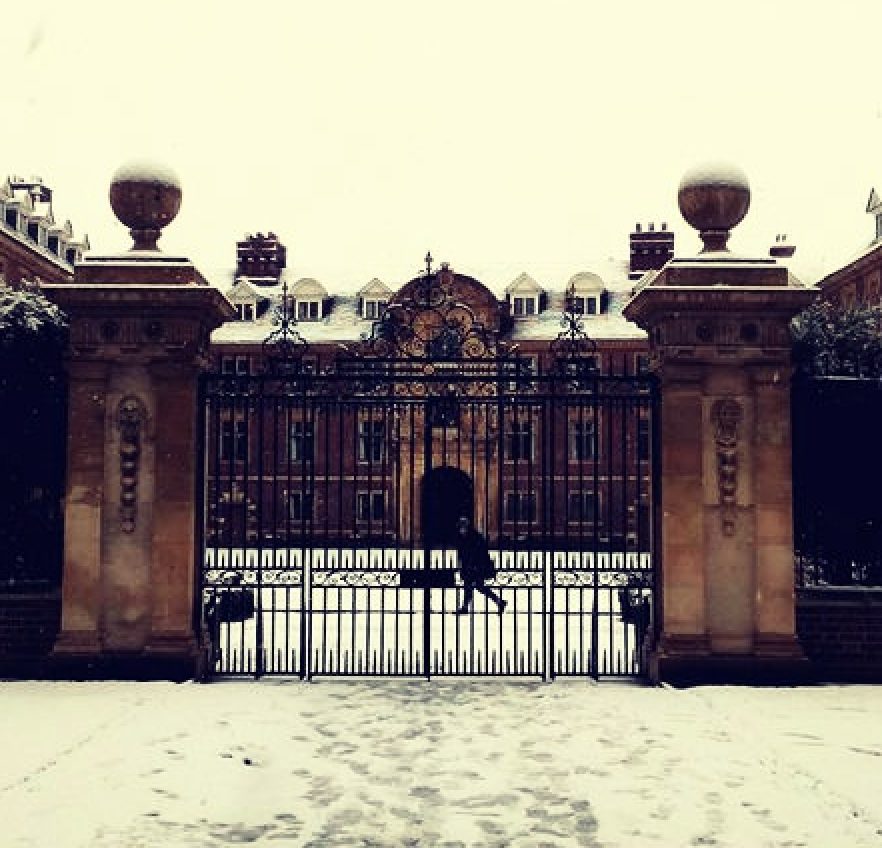
#> input picture sandbox/example.png, 882 x 848 px
$ python image_transformation.py
#> lines starting #> are read from the running program, lines starting #| are printed output that depends on the picture
### fisheye/main.py
from __future__ import print_function

import numpy as np
from scipy.spatial.distance import cdist

def is_iterable(obj):
    try:
        some_object_iterator = iter(obj)
        return True
    except TypeError as te:
        return False

class fisheye():
    """A class for fisheye transformations

    Parameters
    ----------


    Attributes
    ----------
    """


    def __init__(self,R,mode='default',d=4,xw=0.25,focus=None):

        assert(d > 0)
        assert(xw >= 0.0 and xw<=1.0)
        assert(mode in ('Sarkar', 'default', 'root'))

        self.R = R
        self.d = d
        self.set_focus(focus)

        if mode == 'Sarkar':
            self.xw = 0
        else:
            self.xw = xw

        if mode == 'root':
            assert(d > 1)

        self.mode = mode

        self.old_xw = None

        self._compute_parameters()

    def _compute_parameters(self):
        d = self.d
        xw = self.xw

        if self.mode in ('default', 'Sarkar'):
            self.f2 = lambda x: (x+self.d*x) / (self.d*x + self.A2)
            self.f2_inverse = lambda x: self.A2 * x / (self.d * (1-x) + 1)
        elif self.mode == 'root':
            self.f2 = lambda x: (self.d/self.A2*x)**(1./self.d)
            self.f2_inverse = lambda x: self.A2 / self.d * x**self.d

        self.f1 = lambda x: 1 - (-1./self.A1 + np.sqrt(1/self.A1**2 + 2*(1-x)/self.A1))
        self.f1_inverse = lambda x: x - self.A1/2 * (1-x)**2

        if xw == 0.0:
            self.A1 = 0
            if self.mode == 'root':
                self.A2 = d
            else:
                self.A2 = 1
        elif xw == 1.0:
            self.A2 = 1
            self.A1 = 0
        else:

            if self.mode == 'default':
                X = np.array([[ xw**2/2., 1 - ((d+1)*xw / (d*xw+1)) ],
                              [ xw,         - (d+1) / (d*xw+1)**2   ]])
            elif self.mode == 'root':
                X = np.array([[ xw**2/2, ((1-xw)**d)/d],
                              [xw, -(1-xw)**(d-1)]])

            b = -np.array([xw-1,1])
            self.A1, self.A2 = np.linalg.inv(X).dot(b)

        xc = self.A1/2 * xw**2 + xw
        self.xc = 1 - xc

    # [14 lines left out: functions set_magnification, set_demagnification_width, not called in this run]

    def set_radius(self,R):
        self.R = R

    # [17 lines left out: function set_mode, not called in this run]

    def set_focus(self,focus):

        if not is_iterable(focus):
            focus = np.array([focus])

        if not type(focus) == np.ndarray:
            focus = np.array(focus)

        self.focus = focus

    # [20 lines left out: functions radial, fisheye_function, not called in this run]

    def fisheye_function_inverse(self,r):
        result = np.copy(r)
        if self.xw > 0 and self.xw < 1:
            result[r<=1-self.xw] = self.f2_inverse(r[r<=1-self.xw])
            ndcs = np.logical_and(r>1-self.xw, r<1)
            result[ndcs] = self.f1_inverse(r[ndcs])
        elif self.xw == 0:
            result[r<1] = self.f2_inverse(r[r<1])

        return result

    def cartesian(self,pos,inverse=False):

        if not type(pos) == np.ndarray:
            pos = np.array(pos)

        original_shape = pos.shape

        if len(pos.shape) == 1:
            pos = pos.reshape((1,pos.shape[0]))

        newpos = np.empty_like(pos)

        for dim in range(pos.shape[1]):
            r = pos[:,dim] - self.focus[dim]
            x = np.abs(r) / self.R
            theta = np.sign(r)

            if not inverse:
                newx = self.fisheye_function(x)
            else:
                newx = self.fisheye_function_inverse(x)


            newpos[:,dim] = self.focus[dim] + theta * self.R * newx

        newpos = newpos.reshape(original_shape)

        return newpos

    def inverse_cartesian(self,pos):
        return self.cartesian(pos, inverse=True)

    def radial_2D(self,pos,inverse=False):

        if not type(pos) == np.ndarray:
            pos = np.array(pos)

        original_shape = pos.shape

        if len(pos.shape) == 1:
            pos = pos.reshape((1,pos.shape[0]))

        theta = np.arctan2(pos[:,1]-self.focus[1], pos[:,0]-self.focus[0])

        x = cdist(pos, self.focus.reshape(1,len(self.focus))).flatten() / self.R


        if not inverse:
            newx = self.fisheye_function(x)
        else:
            newx = self.fisheye_function_inverse(x)

        newpos = np.empty_like(pos)

        newpos[:,0] = self.focus[0] + np.cos(theta) * self.R * newx
        newpos[:,1] = self.focus[1] + np.sin(theta) * self.R * newx

        newpos = newpos.reshape(original_shape)

        return newpos

    def inverse_radial_2D(self,pos):
        return self.radial_2D(pos, inverse=True)

    # [34 lines left out: function scale_radial_2D, not called in this run]


# [11 lines that do not run on import are left out]


### fisheye/image_transformation.py
import numpy as np
from scipy.interpolate import interp2d, RectBivariateSpline
from scipy.ndimage.filters import gaussian_filter

def apply_to_image(img_data, F, use_cartesian = False, interpolation_order = 1, gaussian_blur=False):
    """Apply a fisheye effect to image data.

    Parameters
    ----------
    img_data : numpy.ndarray
        An array containing the image data. It has to be of shape (m, n) for greyscale,
        or of shape (m, n, k) for k color channels.
    F : fisheye.fisheye
        Instance of a fisheye class with defined radius R and focus set (both in pixel
        coordinates).
    use_cartesian: bool, default = False
        Usually, a radial fisheye function is demanded, this switch enforces the cartesian
        transformation instead.
    interpolation_order : int, default = 1
        Order of interpolation for the RectBivariateSpline algorithm
    gaussian_blur : bool, default = False
        Apply a gaussian blur fliter to the transformed area.

    Returns
    -------
    new_img_data : numpy.ndarray
        The transformed data in the shape of img_data.
    """

    orig_shape = img_data.shape
    k = interpolation_order

    if len(img_data.shape) == 2:
        data = img_data.reshape((img_data.shape[0],img_data.shape[1],1))
    elif len(img_data.shape) != 3:
        raise ValueError("Wrong shape of data:", img_data.shape)
    else:
        data = img_data.copy()

    fx, fy = F.focus
    R = F.R

    x = np.arange(data.shape[0])
    y = np.arange(data.shape[1])

    if not use_cartesian:
        coords = []

        for i in range(max(0, int(fx-R)), min(data.shape[0],int(fx+R))):
            for j in range(max(0, int(fy-R)), min(data.shape[1],int(fy+R))):
                if np.sqrt((fx-i)**2 + (fy-j)**2) < R:
                    coords.append((i,j))
    else:
        coords = [ (i,j) for i in range(max(0, int(fx-R)), min(data.shape[0],int(fx+R)))\
                         for j in range(max(0, int(fy-R)), min(data.shape[1],int(fy+R))) ]

    coord_arr = np.array(coords)

    if not use_cartesian:
        inv_coords = F.inverse_radial_2D(np.array(coord_arr,dtype=float))
    else:
        inv_coords = F.inverse_cartesian(np.array(coord_arr,dtype=float))

    new_data = data.copy()

    for color in range(data.shape[2]):
        transform_function = RectBivariateSpline(x, y, data[:,:,color],kx=k,ky=k)
        transformed = transform_function(inv_coords[:,0].flatten(), inv_coords[:,1].flatten(),grid=False)
        new_data[:,:,color] = data[:,:,color]

        new_data[coord_arr[:,0], coord_arr[:,1], color] = transformed

        if gaussian_blur:
            new_data[coord_arr[:,0], coord_arr[:,1], color] = gaussian_filter(
                                                new_data[coord_arr[:,0], coord_arr[:,1], color],
                                                sigma = 2
                                                )

    return new_data.reshape(orig_shape)

if __name__ == "__main__":
    import matplotlib.pyplot as pl

    data = pl.imread('../sandbox/example.png')
#> data is the input picture: shape (848, 882, 4) float32; mean R, G, B, A 0.606, 0.581, 0.54, 1

    from fisheye import fisheye

    F = fisheye(300,xw=0.3,mode='default',d=2)
    F.set_focus([400,400])

    transformed = apply_to_image(data, F)
#> after the loop in apply_to_image, `for color in range(data.shape[2]):`:
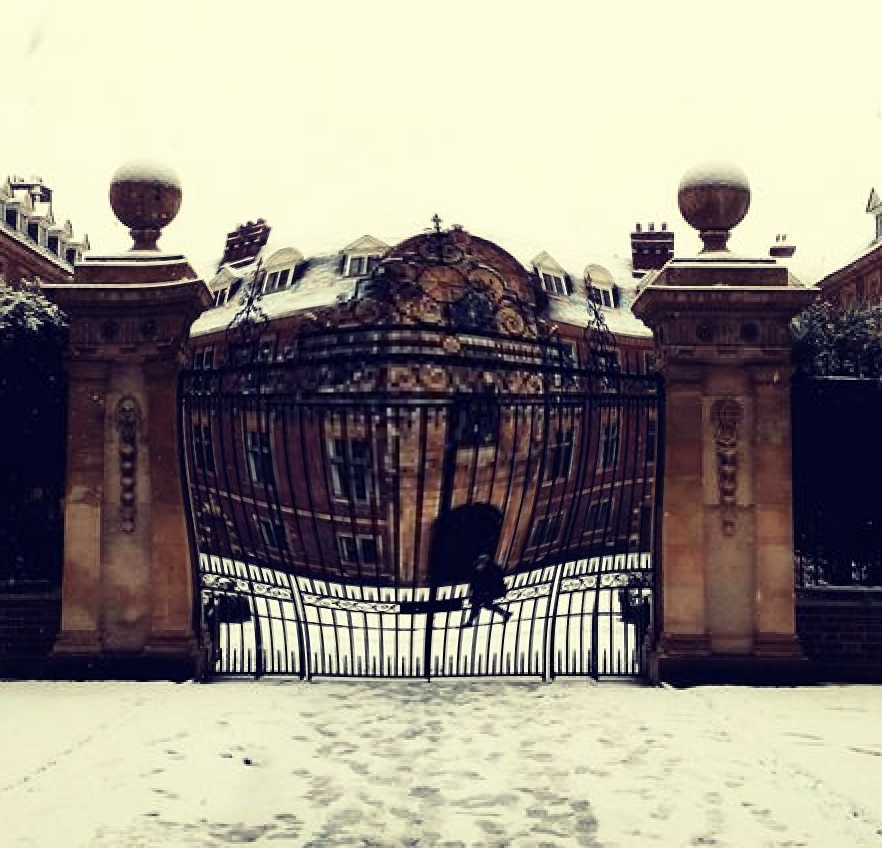
#> new_data: shape (848, 882, 4) float32; mean R, G, B, A 0.588, 0.562, 0.525, 1

    pl.imshow(data)

    pl.figure()

    pl.imshow(transformed)

    pl.figure()
    pl.imshow(apply_to_image(data, F, use_cartesian = True))
#> call 2 of apply_to_image, with use_cartesian = True, interpolation_order = 1, gaussian_blur = False
#> after the loop in apply_to_image (call 2), `for color in range(data.shape[2]):`:
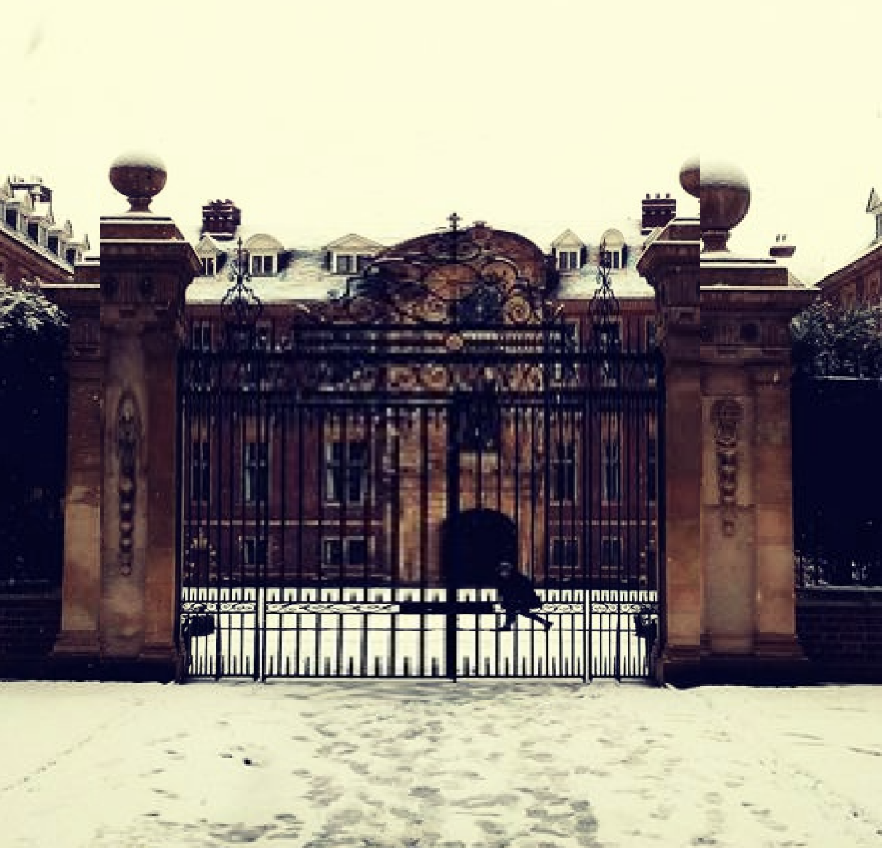
#> new_data: shape (848, 882, 4) float32; mean R, G, B, A 0.574, 0.547, 0.514, 1
    pl.show()

$ run again, with sandbox/default_parameter_scan.png copied over sandbox/example.png
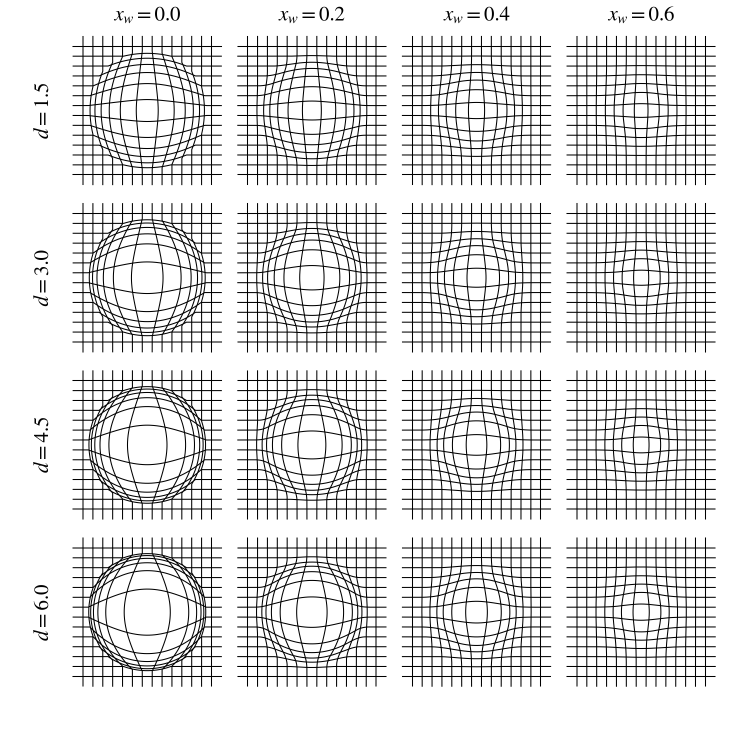
#> input picture sandbox/default_parameter_scan.png, 1500 x 1500 px (shown at 1/2 size)
#> data is the input picture: shape (1500, 1500, 4) float32; mean R, G, B, A 0.879, 0.879, 0.879, 1
#> after the loop in apply_to_image, `for color in range(data.shape[2]):`:
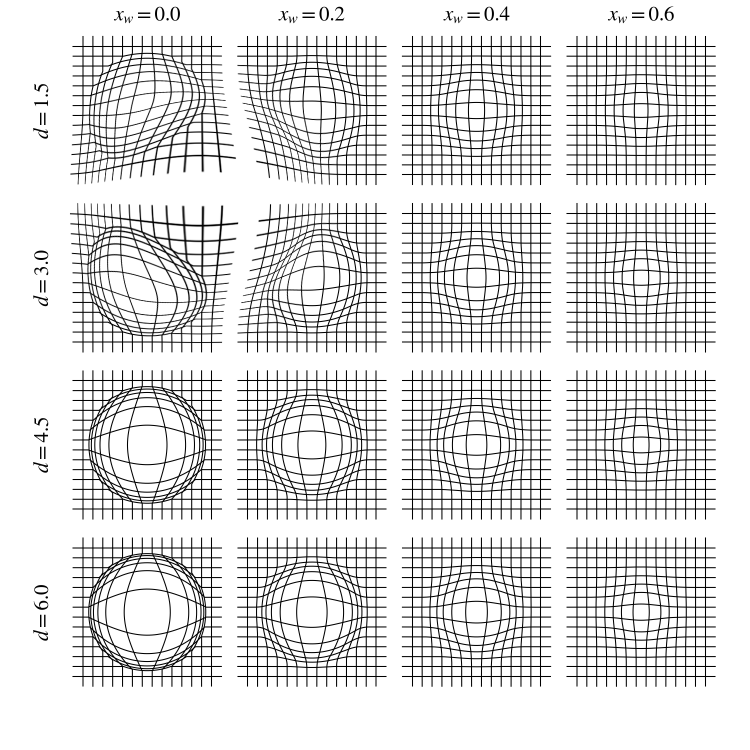
#> new_data: shape (1500, 1500, 4) float32 (shown at 1/2 size); mean R, G, B, A 0.88, 0.88, 0.88, 1
#> after the loop in apply_to_image (call 2), `for color in range(data.shape[2]):`:
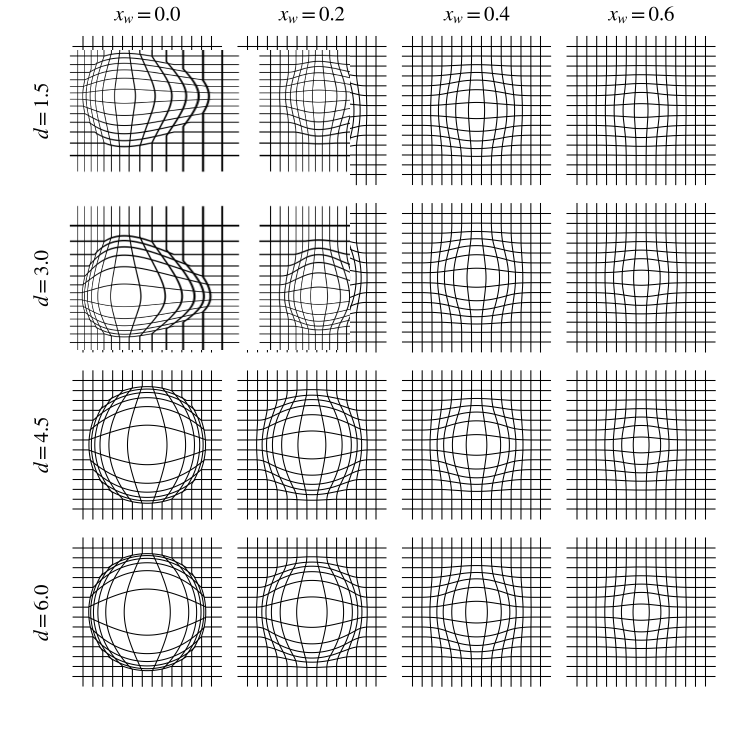
#> new_data: shape (1500, 1500, 4) float32 (shown at 1/2 size); mean R, G, B, A 0.88, 0.88, 0.88, 1
